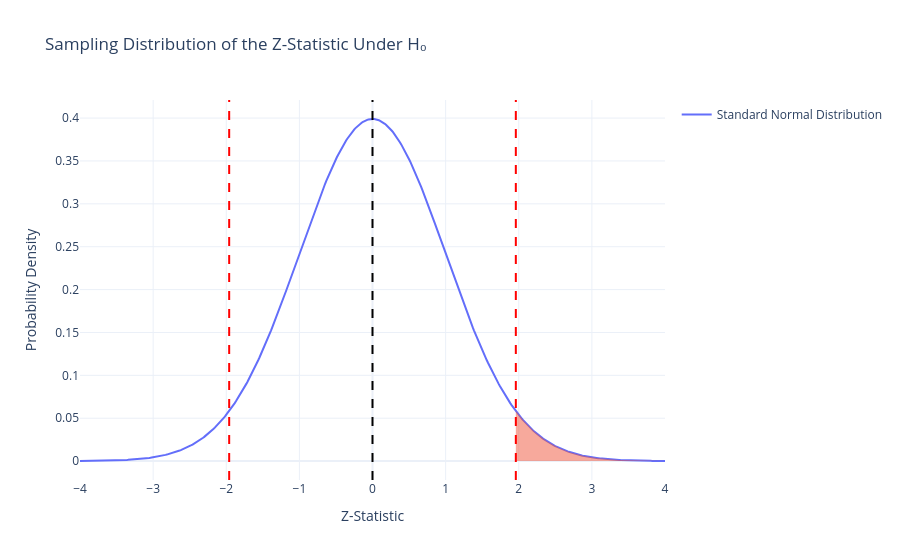

Notebook source saved alongside this figure:
### Code cell
x_right = np.linspace(1.96, 4, 200)
y_right = norm.pdf(x_right)
fig.add_trace(
    go.Scatter(
        x=x_right,
        y=y_right,
        fill="tozeroy",
        mode="lines",
        line=dict(width=0),
        showlegend=False
    )
)

### Figure 1 — Plotly figure (JSON) as saved in the notebook; plotly's stock layout.template omitted (floating-point values rounded to 4 significant figures; data arrays with more than 128 entries replaced by an {"elided": "..."} marker saying what was removed)
{"data": [{"mode": "lines", "name": "Standard Normal Distribution", "type": "scatter", "x": {"elided": "500 float values"}, "y": {"elided": "500 float values"}}, {"fill": "tozeroy", "line": {"width": 0}, "mode": "lines", "showlegend": false, "type": "scatter", "x": {"elided": "200 float values"}, "y": {"elided": "200 float values"}}], "layout": {"shapes": [{"line": {"color": "black", "dash": "dash"}, "type": "line", "x0": 0, "x1": 0, "xref": "x", "y0": 0, "y1": 1, "yref": "y domain"}, {"line": {"color": "red", "dash": "dash"}, "type": "line", "x0": -1.96, "x1": -1.96, "xref": "x", "y0": 0, "y1": 1, "yref": "y domain"}, {"line": {"color": "red", "dash": "dash"}, "type": "line", "x0": 1.96, "x1": 1.96, "xref": "x", "y0": 0, "y1": 1, "yref": "y domain"}], "title": {"text": "Sampling Distribution of the Z-Statistic Under H₀"}, "xaxis": {"title": {"text": "Z-Statistic"}}, "yaxis": {"title": {"text": "Probability Density"}}}}
